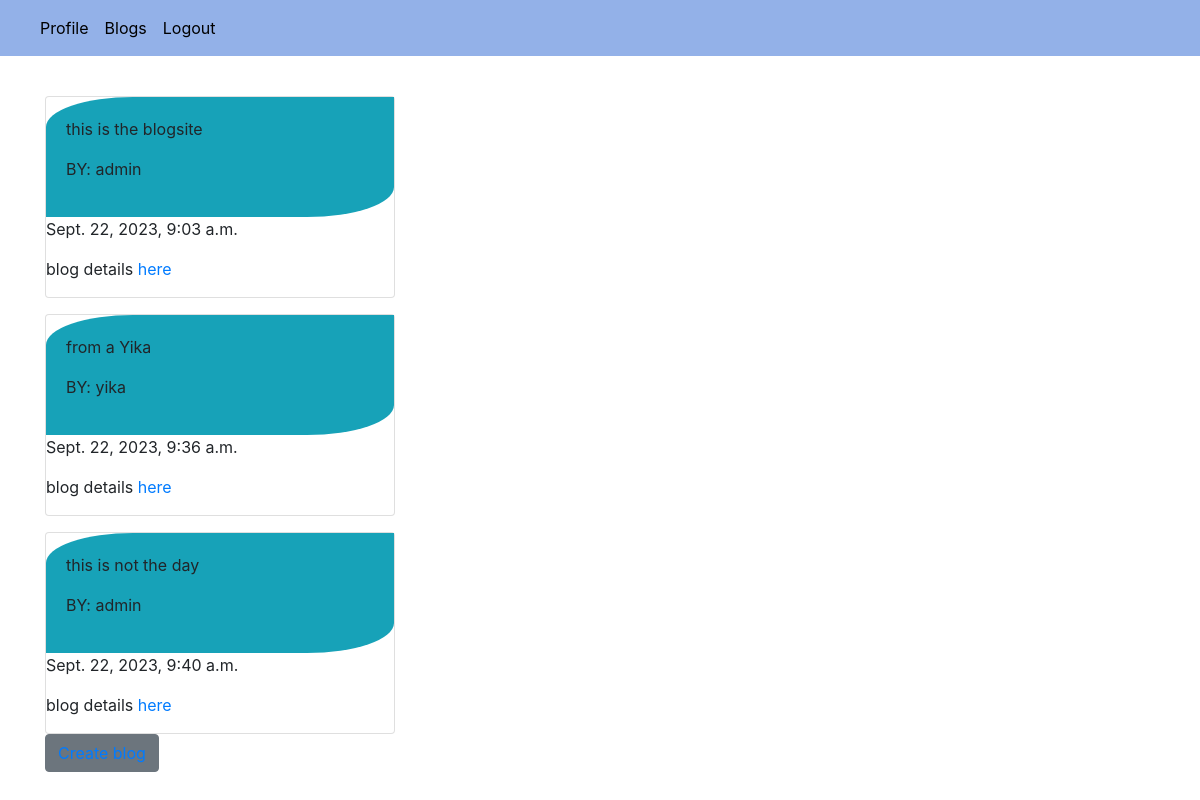
The page /blog_list/ (signed in) on the database as committed earlier.
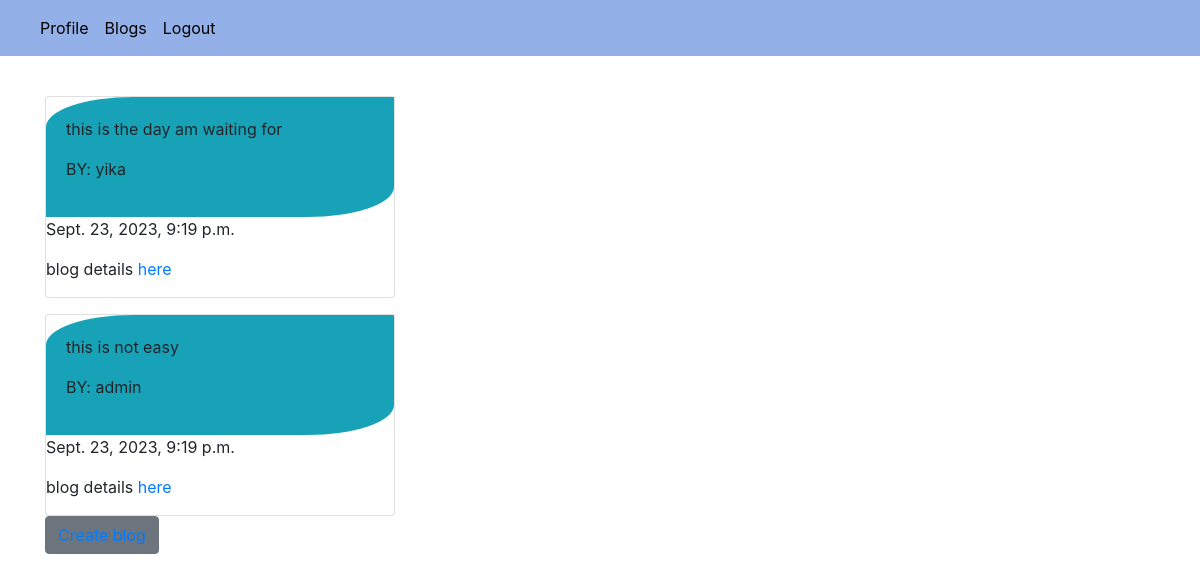
The same page on the database as committed later.
### blogapp/models.py (models this page shows, shortened)
class BlogPost(models.Model):
    title = models.CharField(max_length=200)
    content = models.TextField()
    author = models.ForeignKey(User, on_delete=models.CASCADE)
    created_at = models.DateTimeField(auto_now_add=True)
    updated_at = models.DateTimeField(auto_now=True)
    is_published = models.BooleanField(default=False)

### blogapp/views.py (the view)
# urls.py: path('blog_list/', user_views.blog_list, name='blog_list'),
@login_required()
def blog_list(request):
    blog = BlogPost.objects.filter(is_published = True).order_by('created_at')
    pic = UserProfile.objects.all();
    return render(request,'blog/blog_list.html',{'blog':blog,'pic':pic})

### templates/blog/blog_list.html (shortened to what this page needs)
{% extends 'navbar/nav.html' %}
{% block content %}
<br>
<div class="container">
    <div class="row">
        <div class="col-md-4">
            {% for i in blog %}
            <div class="card mt-3">
                <div class="card-body bg-info" style="border-bottom-right-radius: 25%; border-top-left-radius: 25%;">
                <p>{{ i.content|truncatewords:20 }}</p><span>
                <p>BY: {{ i.author.username }}</p>
                </div>
                <p>{{ i.created_at }}</p></span>
                <p>blog details <a href="{% url 'blog_detail' i.pk %}" style=" font-size: 1rem;">here</a></p>
            </div>
            {% empty %}
              <p>No blogs available.</p>
            {% endfor %}
        </div>
    </div>
    <button class="btn btn-secondary"> <a href="{% url 'blog_create' %}">Create blog</a></button>
</div>
{% endblock  %}

Rows that differ between the two databases and show on the page:
removed BlogPost: content "this is the blogsite", author.username "admin", created_at "Sept. 22, 2023, 9:03 a.m."
removed BlogPost: content "from a Yika", author.username "yika", created_at "Sept. 22, 2023, 9:36 a.m."
removed BlogPost: content "this is not the day", author.username "admin", created_at "Sept. 22, 2023, 9:40 a.m."
added BlogPost: content "this is the day am waiting for", author.username "yika", created_at "Sept. 23, 2023, 9:19 p.m."
added BlogPost: content "this is not easy", author.username "admin", created_at "Sept. 23, 2023, 9:19 p.m."
